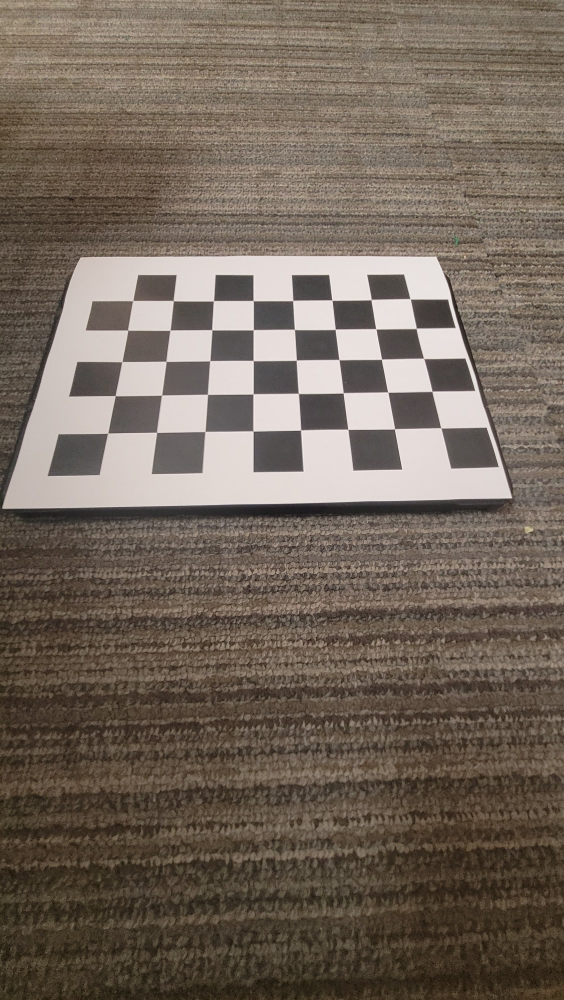
#> input picture calibration_images/cb1.jpeg, 2256 x 4000 px, given in place of the camera (shown at 1/4 size)
$ python zoom_tdv.py
#> lines starting #> are read from the running program, lines starting #| are printed output that depends on the picture
import cv2
import numpy as np
import time

sharp_kernel = np.array([[-1,-1,-1], [-1,9,-1], [-1,-1,-1]])

#overlay parameters
isClosed = True
color = (255, 0, 0)
thickness = 2
'''tl=[504,2767]
tr=[1526,2750]
br=[1800,3283]
bl=[166,3318]
'''
tl=[490 ,2690]
tr=[1660,2690]
br=[2030,3350]
bl=[70,3350]

delta_x = 15;
delta_y = 25;

#trapezoid_pts = np.array([[tl[0]+i*delta_x,tl[1]+i*delta_y],[tr[0]-i*delta_x,tr[1]+i*delta_y],[br[0]-i*delta_x*2,br[1]-i*delta_y*2],[bl[0]+i*delta_x*2,bl[1]-i*delta_y*2]], dtype='float32')


#trapezoid points, have to be pakka finalized
trapezoid_pts = np.array([[490 ,2690], [1660,2690], [2030,3350], [70,3350]], dtype='float32') # for portrait mode on 2511 4K

#size of window//can be experimented
rectangle_pts = np.array([[0,0],[1920,0],[1920,1080],[0,1080]],dtype='float32')
perspective_matrix = cv2.getPerspectiveTransform(trapezoid_pts, rectangle_pts)

capture = cv2.VideoCapture(0)
i=0

while True:
    _, frame = capture.read()
#> frame is the input picture: shape (4000, 2256, 3); mean B, G, R 90.9, 102.4, 114.8
    transformed_image = cv2.warpPerspective(frame, perspective_matrix, (1920, 1080))
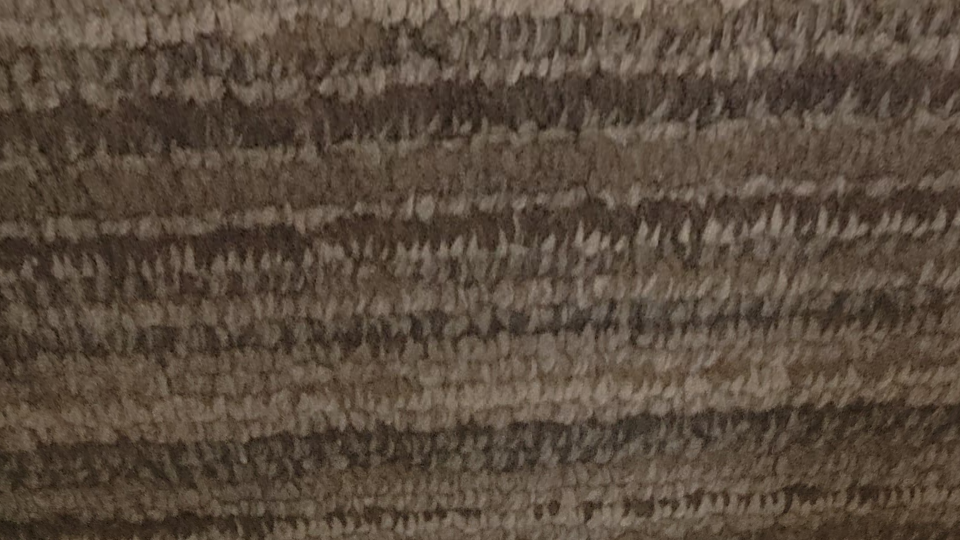
#> transformed_image: shape (1080, 1920, 3) (shown at 1/2 size); mean B, G, R 61.4, 74.8, 89.3
    transformed_image = cv2.rotate(transformed_image,cv2.ROTATE_180)
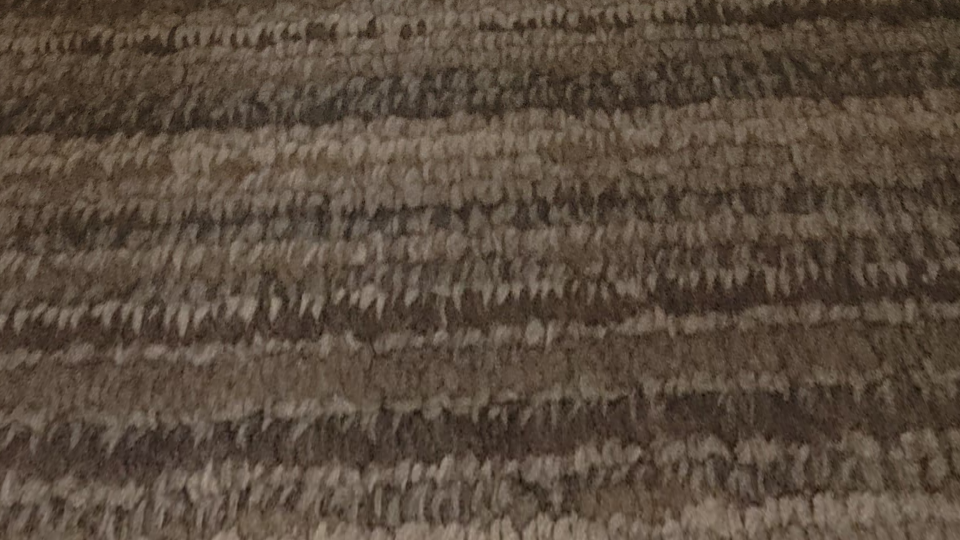
#> transformed_image: shape (1080, 1920, 3) (shown at 1/2 size); mean B, G, R 61.4, 74.8, 89.3
    transformed_image_s = cv2.filter2D(transformed_image, -1, sharp_kernel) #sharpening
    transformed_image_s = cv2.resize(transformed_image_s,(960,540))
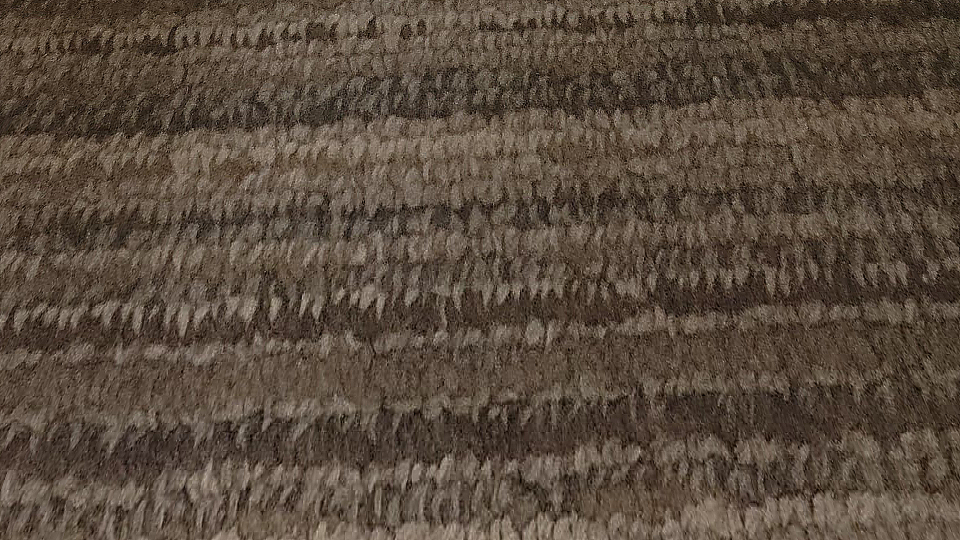
#> transformed_image_s: shape (540, 960, 3); mean B, G, R 61.8, 75, 89.5
    frame = cv2.polylines(frame, np.int32([trapezoid_pts]), isClosed, color, thickness)
    # frame = cv2.resize(frame,(303,540))
    # subplot_image = np.concatenate((frame, transformed_image_s), axis=1)
    cv2.imshow("User Feed",frame)
    cv2.imshow("Top Down View",transformed_image_s)
    # cv2.imshow("Feed",subplot_image)

    if cv2.waitKey(1) == ord("x"): #press x to exit the capture window and take a photo image saved as test.png (will be replaced for each capture)
#> (key x is pressed here)
        cv2.imwrite("test.png",frame)
        break
    elif cv2.waitKey(1) == ord("z") and i<5:  # Press z to zoom in
        i+=1
        trapezoid_pts = np.array([[tl[0]+i*delta_x,tl[1]+i*delta_y],[tr[0]-i*delta_x,tr[1]+i*delta_y],[br[0]-i*delta_x*2,br[1]-i*delta_y*2],[bl[0]+i*delta_x*2,bl[1]-i*delta_y*2]], dtype='float32')
        perspective_matrix = cv2.getPerspectiveTransform(trapezoid_pts, rectangle_pts)
        print("Zooming in")
    elif cv2.waitKey(1) == ord("o") and i>0:  # Press o to zoom out
        i-=1
        trapezoid_pts = np.array([[tl[0]+i*delta_x,tl[1]+i*delta_y],[tr[0]-i*delta_x,tr[1]+i*delta_y],[br[0]-i*delta_x*2,br[1]-i*delta_y*2],[bl[0]+i*delta_x*2,bl[1]-i*delta_y*2]], dtype='float32')
        perspective_matrix = cv2.getPerspectiveTransform(trapezoid_pts, rectangle_pts)
        print("Zooming out")
    elif cv2.waitKey(1) == ord("d"):
        i=0
        trapezoid_pts = np.array([[tl[0]+i*delta_x,tl[1]+i*delta_y],[tr[0]-i*delta_x,tr[1]+i*delta_y],[br[0]-i*delta_x*2,br[1]-i*delta_y*2],[bl[0]+i*delta_x*2,bl[1]-i*delta_y*2]], dtype='float32')
        perspective_matrix = cv2.getPerspectiveTransform(trapezoid_pts, rectangle_pts)
        print("Default")
capture.release()
cv2.destroyAllWindows()

$ run again, on calibration_images/cb10.jpeg
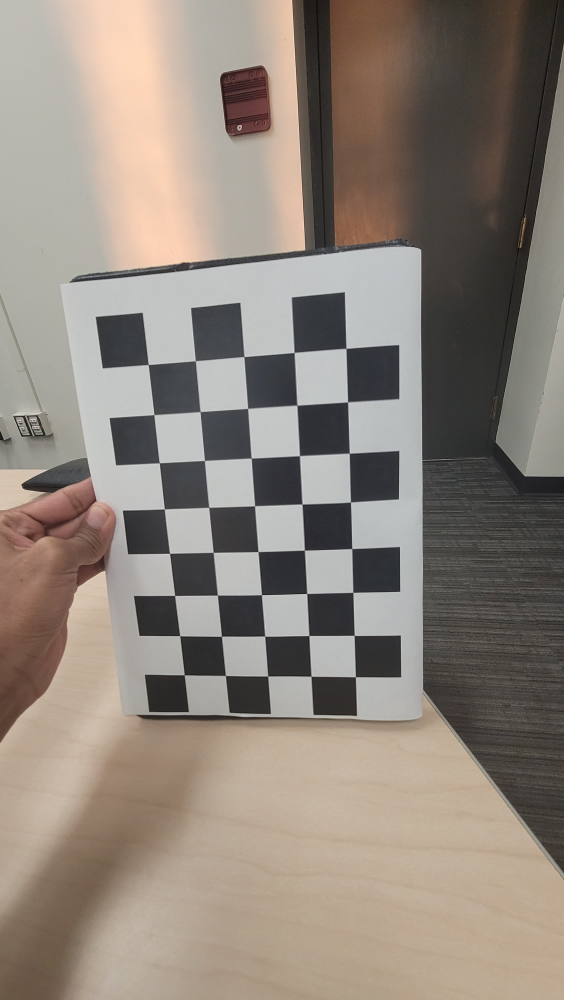
#> input picture calibration_images/cb10.jpeg, 2256 x 4000 px, given in place of the camera (shown at 1/4 size)
#> frame is the input picture: shape (4000, 2256, 3); mean B, G, R 123.4, 133.1, 143.1
#> `transformed_image = cv2.warpPerspective(frame, perspective_matrix, (19..`:
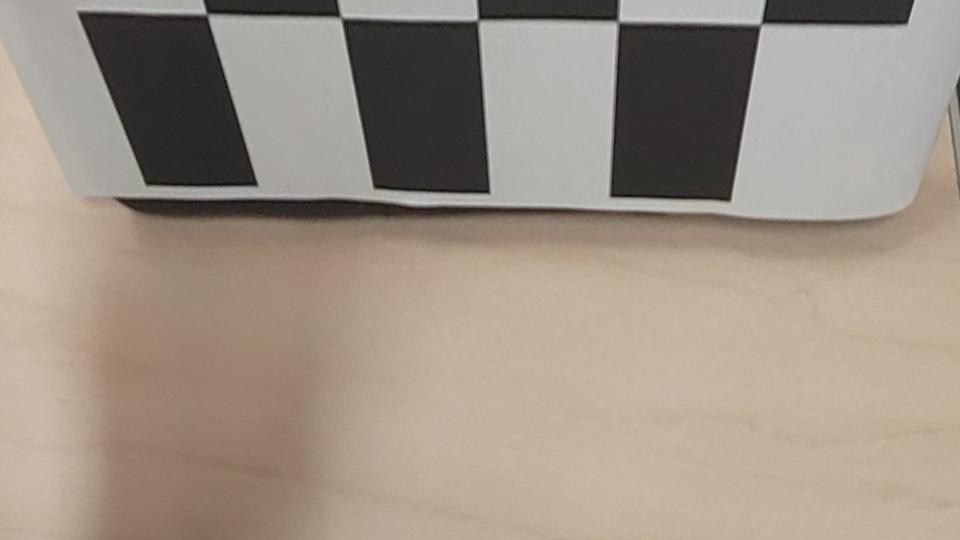
#> transformed_image: shape (1080, 1920, 3) (shown at 1/2 size); mean B, G, R 132.6, 146, 158.1
#> `transformed_image_s = cv2.resize(transformed_image_s,(960,540))`:
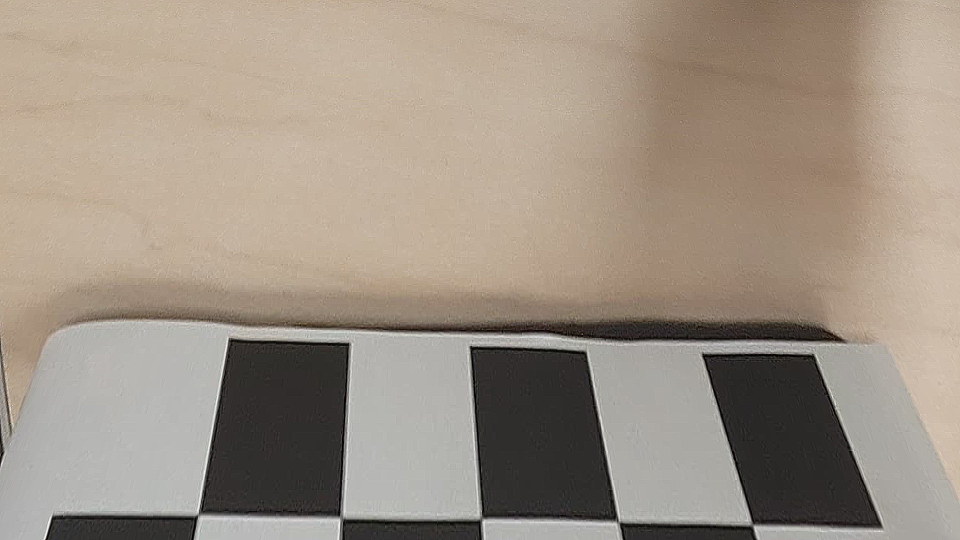
#> transformed_image_s: shape (540, 960, 3); mean B, G, R 132.8, 146.1, 158.3

$ run again, on calibration_images/cb11.jpeg
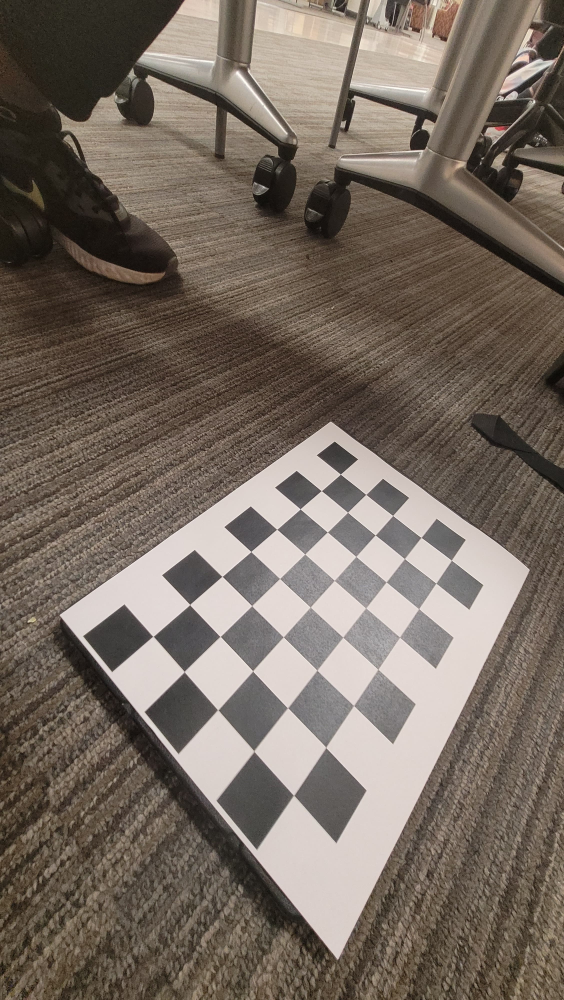
#> input picture calibration_images/cb11.jpeg, 2256 x 4000 px, given in place of the camera (shown at 1/4 size)
#> frame is the input picture: shape (4000, 2256, 3); mean B, G, R 96.3, 106.3, 117.7
#> `transformed_image = cv2.warpPerspective(frame, perspective_matrix, (19..`:
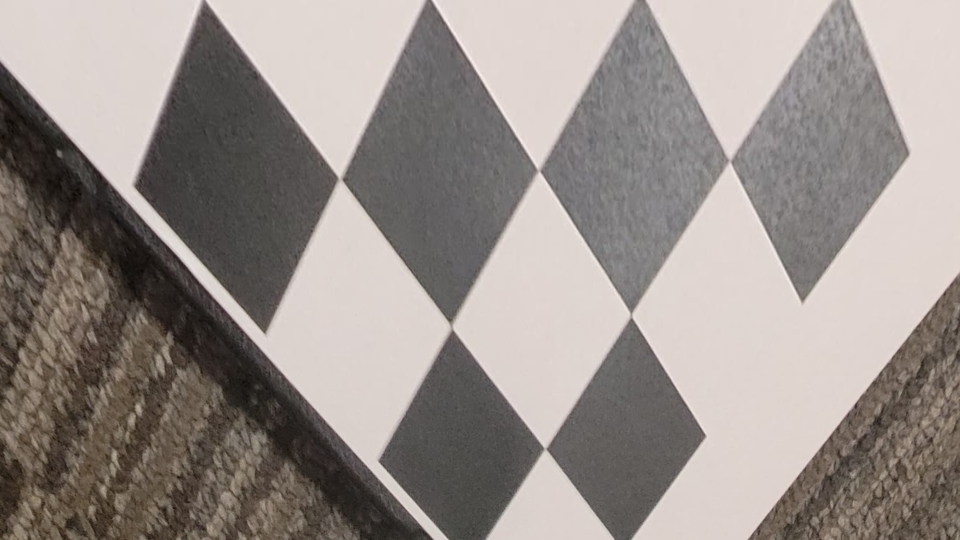
#> transformed_image: shape (1080, 1920, 3) (shown at 1/2 size); mean B, G, R 138.9, 143.4, 151.6
#> `transformed_image_s = cv2.resize(transformed_image_s,(960,540))`:
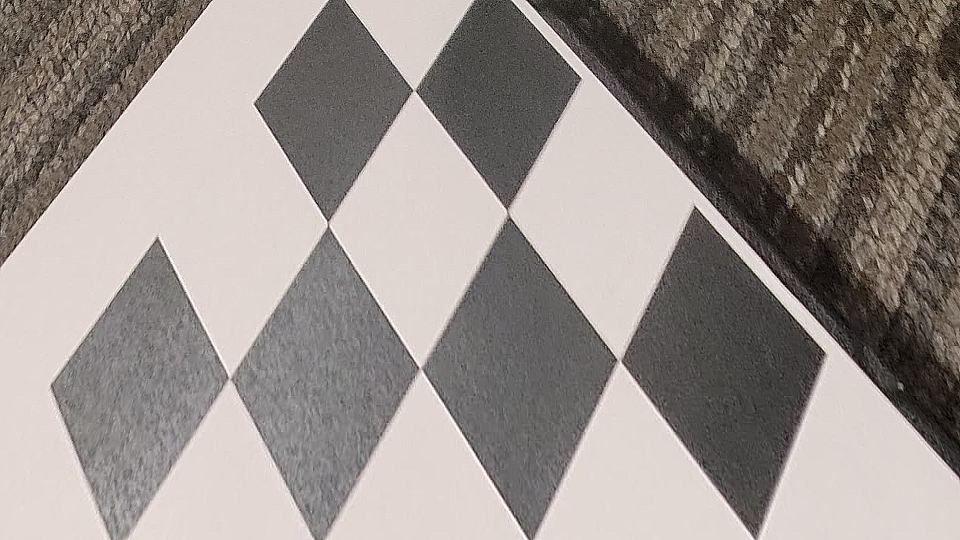
#> transformed_image_s: shape (540, 960, 3); mean B, G, R 139.2, 143.6, 151.7

$ run again, on calibration_images/cb2.jpeg
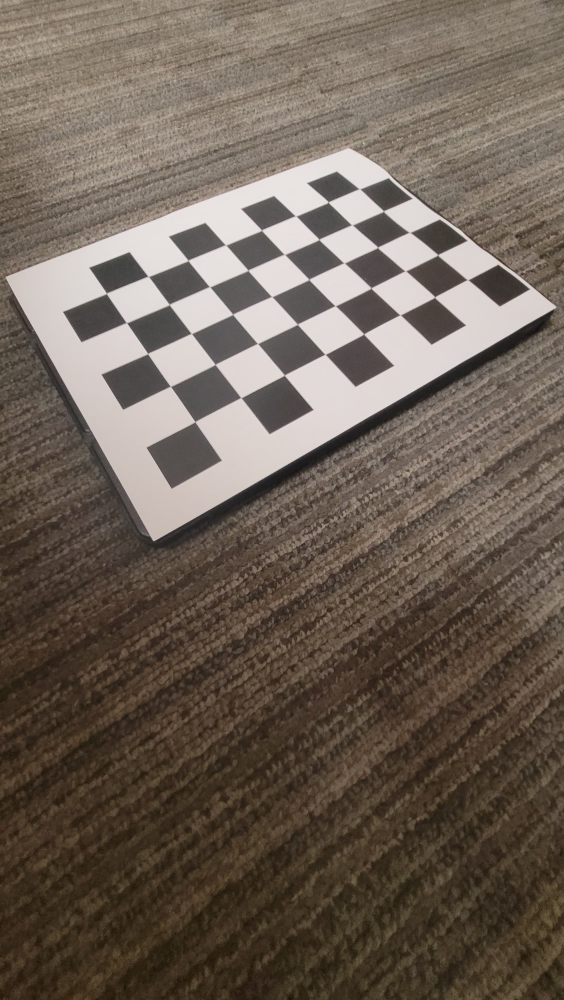
#> input picture calibration_images/cb2.jpeg, 2256 x 4000 px, given in place of the camera (shown at 1/4 size)
#> frame is the input picture: shape (4000, 2256, 3); mean B, G, R 86.1, 97.3, 109.3
#> `transformed_image = cv2.warpPerspective(frame, perspective_matrix, (19..`:
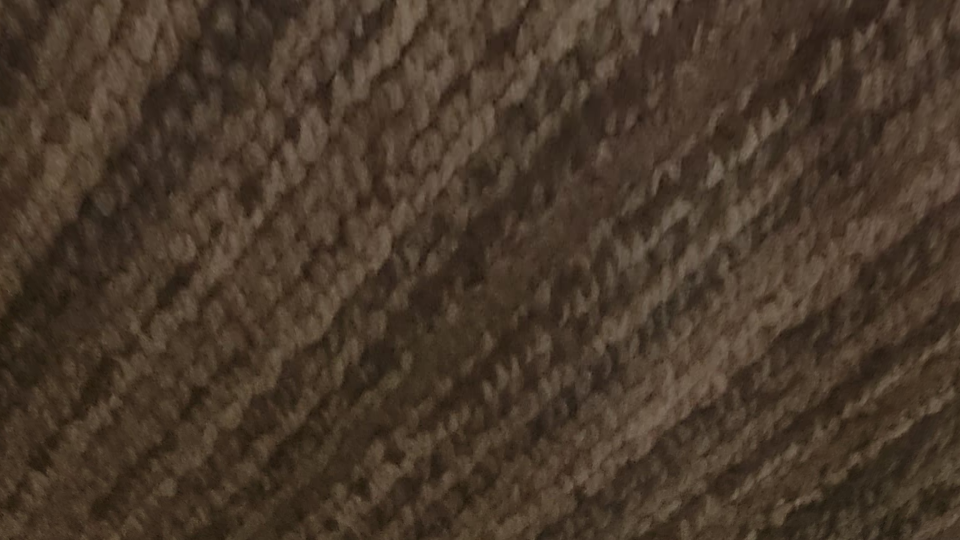
#> transformed_image: shape (1080, 1920, 3) (shown at 1/2 size); mean B, G, R 42.3, 56.2, 71.7
#> `transformed_image_s = cv2.resize(transformed_image_s,(960,540))`:
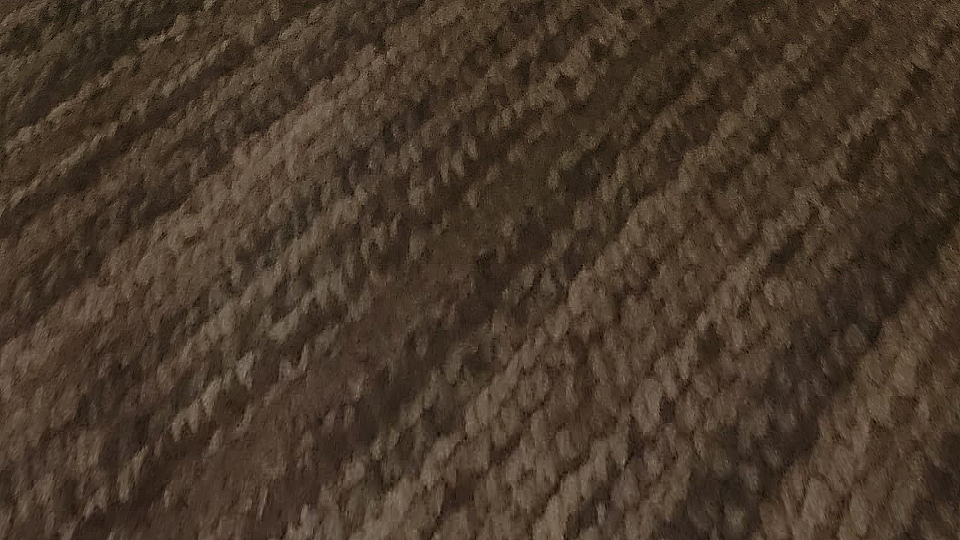
#> transformed_image_s: shape (540, 960, 3); mean B, G, R 42.5, 56.3, 71.9
